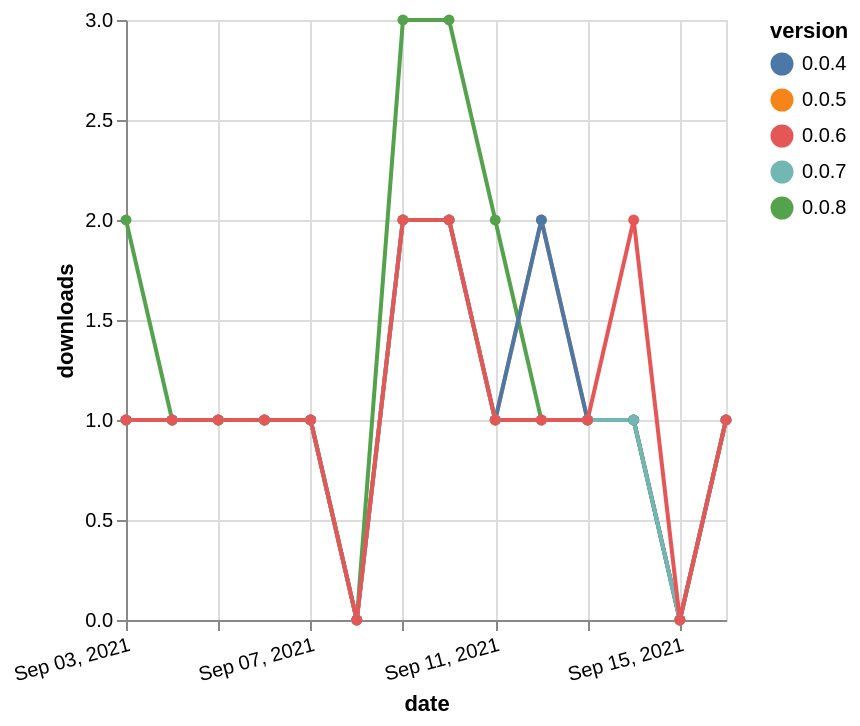

Source (Vega-Lite JSON):
### Vega-Lite specification from a JSON file in a GitHub repository (floating-point values rounded to 4 significant figures)
{"$schema": "https://vega.github.io/schema/vega-lite/v5.json", "description": "A simple bar chart with embedded data.", "data": {"values": [{"date": "2021-09-03", "total": 161, "delta": 1, "version": "0.0.5"}, {"date": "2021-09-04", "total": 162, "delta": 1, "version": "0.0.5"}, {"date": "2021-09-05", "total": 163, "delta": 1, "version": "0.0.5"}, {"date": "2021-09-06", "total": 164, "delta": 1, "version": "0.0.5"}, {"date": "2021-09-07", "total": 165, "delta": 1, "version": "0.0.5"}, {"date": "2021-09-08", "total": 165, "delta": 0, "version": "0.0.5"}, {"date": "2021-09-09", "total": 167, "delta": 2, "version": "0.0.5"}, {"date": "2021-09-10", "total": 169, "delta": 2, "version": "0.0.5"}, {"date": "2021-09-11", "total": 170, "delta": 1, "version": "0.0.5"}, {"date": "2021-09-12", "total": 172, "delta": 2, "version": "0.0.5"}, {"date": "2021-09-13", "total": 173, "delta": 1, "version": "0.0.5"}, {"date": "2021-09-14", "total": 174, "delta": 1, "version": "0.0.5"}, {"date": "2021-09-15", "total": 174, "delta": 0, "version": "0.0.5"}, {"date": "2021-09-16", "total": 175, "delta": 1, "version": "0.0.5"}, {"date": "2021-09-03", "total": 134, "delta": 2, "version": "0.0.8"}, {"date": "2021-09-04", "total": 135, "delta": 1, "version": "0.0.8"}, {"date": "2021-09-05", "total": 136, "delta": 1, "version": "0.0.8"}, {"date": "2021-09-06", "total": 137, "delta": 1, "version": "0.0.8"}, {"date": "2021-09-07", "total": 138, "delta": 1, "version": "0.0.8"}, {"date": "2021-09-08", "total": 138, "delta": 0, "version": "0.0.8"}, {"date": "2021-09-09", "total": 141, "delta": 3, "version": "0.0.8"}, {"date": "2021-09-10", "total": 144, "delta": 3, "version": "0.0.8"}, {"date": "2021-09-11", "total": 146, "delta": 2, "version": "0.0.8"}, {"date": "2021-09-12", "total": 147, "delta": 1, "version": "0.0.8"}, {"date": "2021-09-13", "total": 148, "delta": 1, "version": "0.0.8"}, {"date": "2021-09-14", "total": 149, "delta": 1, "version": "0.0.8"}, {"date": "2021-09-15", "total": 149, "delta": 0, "version": "0.0.8"}, {"date": "2021-09-16", "total": 150, "delta": 1, "version": "0.0.8"}, {"date": "2021-09-03", "total": 159, "delta": 1, "version": "0.0.4"}, {"date": "2021-09-04", "total": 160, "delta": 1, "version": "0.0.4"}, {"date": "2021-09-05", "total": 161, "delta": 1, "version": "0.0.4"}, {"date": "2021-09-06", "total": 162, "delta": 1, "version": "0.0.4"}, {"date": "2021-09-07", "total": 163, "delta": 1, "version": "0.0.4"}, {"date": "2021-09-08", "total": 163, "delta": 0, "version": "0.0.4"}, {"date": "2021-09-09", "total": 165, "delta": 2, "version": "0.0.4"}, {"date": "2021-09-10", "total": 167, "delta": 2, "version": "0.0.4"}, {"date": "2021-09-11", "total": 168, "delta": 1, "version": "0.0.4"}, {"date": "2021-09-12", "total": 170, "delta": 2, "version": "0.0.4"}, {"date": "2021-09-13", "total": 171, "delta": 1, "version": "0.0.4"}, {"date": "2021-09-14", "total": 172, "delta": 1, "version": "0.0.4"}, {"date": "2021-09-15", "total": 172, "delta": 0, "version": "0.0.4"}, {"date": "2021-09-16", "total": 173, "delta": 1, "version": "0.0.4"}, {"date": "2021-09-03", "total": 135, "delta": 1, "version": "0.0.7"}, {"date": "2021-09-04", "total": 136, "delta": 1, "version": "0.0.7"}, {"date": "2021-09-05", "total": 137, "delta": 1, "version": "0.0.7"}, {"date": "2021-09-06", "total": 138, "delta": 1, "version": "0.0.7"}, {"date": "2021-09-07", "total": 139, "delta": 1, "version": "0.0.7"}, {"date": "2021-09-08", "total": 139, "delta": 0, "version": "0.0.7"}, {"date": "2021-09-09", "total": 141, "delta": 2, "version": "0.0.7"}, {"date": "2021-09-10", "total": 143, "delta": 2, "version": "0.0.7"}, {"date": "2021-09-11", "total": 144, "delta": 1, "version": "0.0.7"}, {"date": "2021-09-12", "total": 145, "delta": 1, "version": "0.0.7"}, {"date": "2021-09-13", "total": 146, "delta": 1, "version": "0.0.7"}, {"date": "2021-09-14", "total": 147, "delta": 1, "version": "0.0.7"}, {"date": "2021-09-15", "total": 147, "delta": 0, "version": "0.0.7"}, {"date": "2021-09-16", "total": 148, "delta": 1, "version": "0.0.7"}, {"date": "2021-09-03", "total": 155, "delta": 1, "version": "0.0.6"}, {"date": "2021-09-04", "total": 156, "delta": 1, "version": "0.0.6"}, {"date": "2021-09-05", "total": 157, "delta": 1, "version": "0.0.6"}, {"date": "2021-09-06", "total": 158, "delta": 1, "version": "0.0.6"}, {"date": "2021-09-07", "total": 159, "delta": 1, "version": "0.0.6"}, {"date": "2021-09-08", "total": 159, "delta": 0, "version": "0.0.6"}, {"date": "2021-09-09", "total": 161, "delta": 2, "version": "0.0.6"}, {"date": "2021-09-10", "total": 163, "delta": 2, "version": "0.0.6"}, {"date": "2021-09-11", "total": 164, "delta": 1, "version": "0.0.6"}, {"date": "2021-09-12", "total": 165, "delta": 1, "version": "0.0.6"}, {"date": "2021-09-13", "total": 166, "delta": 1, "version": "0.0.6"}, {"date": "2021-09-14", "total": 168, "delta": 2, "version": "0.0.6"}, {"date": "2021-09-15", "total": 168, "delta": 0, "version": "0.0.6"}, {"date": "2021-09-16", "total": 169, "delta": 1, "version": "0.0.6"}]}, "width": "container", "mark": {"type": "line", "point": {"filled": true}}, "encoding": {"x": {"field": "date", "type": "temporal", "timeUnit": "yearmonthdate", "title": "date", "axis": {"labelAngle": -15}}, "y": {"field": "delta", "type": "quantitative", "title": "downloads"}, "color": {"field": "version", "type": "nominal"}, "tooltip": {"field": "delta"}}}
